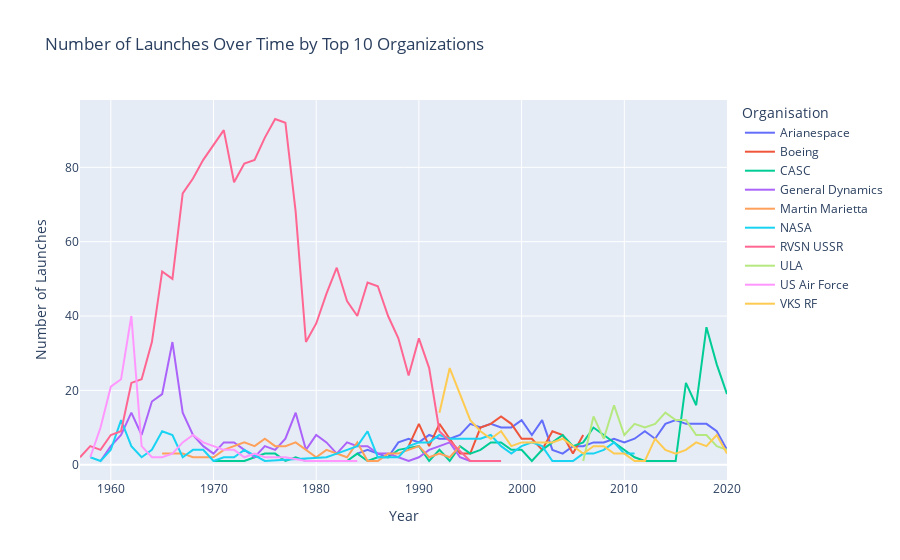

Notebook code for this chart:
### Code cell
fig = px.line(launch_count, x='Year', y='Detail', color='Organisation',
              title='Number of Launches Over Time by Top 10 Organizations',
              labels={'Detail': 'Number of Launches', 'Year': 'Year'})

# Show the plot
fig.show()

### Figure 1 — Plotly figure (JSON) as saved in the notebook; plotly's stock layout.template omitted (floating-point values rounded to 4 significant figures)
{"data": [{"hovertemplate": "Organisation=Arianespace<br>Year=%{x}<br>Number of Launches=%{y}<extra></extra>", "legendgroup": "Arianespace", "line": {"color": "#636efa", "dash": "solid"}, "marker": {"symbol": "circle"}, "mode": "lines", "name": "Arianespace", "orientation": "v", "showlegend": true, "type": "scatter", "x": [1984, 1985, 1986, 1987, 1988, 1989, 1990, 1991, 1992, 1993, 1994, 1995, 1996, 1997, 1998, 1999, 2000, 2001, 2002, 2003, 2004, 2005, 2006, 2007, 2008, 2009, 2010, 2011, 2012, 2013, 2014, 2015, 2016, 2017, 2018, 2019, 2020], "xaxis": "x", "y": [3, 4, 3, 2, 6, 7, 6, 8, 7, 7, 8, 11, 10, 11, 10, 10, 12, 8, 12, 4, 3, 5, 5, 6, 6, 7, 6, 7, 9, 7, 11, 12, 11, 11, 11, 9, 4], "yaxis": "y"}, {"hovertemplate": "Organisation=Boeing<br>Year=%{x}<br>Number of Launches=%{y}<extra></extra>", "legendgroup": "Boeing", "line": {"color": "#EF553B", "dash": "solid"}, "marker": {"symbol": "circle"}, "mode": "lines", "name": "Boeing", "orientation": "v", "showlegend": true, "type": "scatter", "x": [1989, 1990, 1991, 1992, 1993, 1994, 1995, 1996, 1997, 1998, 1999, 2000, 2001, 2002, 2003, 2004, 2005, 2006], "xaxis": "x", "y": [5, 11, 5, 11, 7, 3, 3, 10, 11, 13, 11, 7, 7, 4, 9, 8, 3, 8], "yaxis": "y"}, {"hovertemplate": "Organisation=CASC<br>Year=%{x}<br>Number of Launches=%{y}<extra></extra>", "legendgroup": "CASC", "line": {"color": "#00cc96", "dash": "solid"}, "marker": {"symbol": "circle"}, "mode": "lines", "name": "CASC", "orientation": "v", "showlegend": true, "type": "scatter", "x": [1970, 1971, 1972, 1973, 1974, 1975, 1976, 1977, 1978, 1979, 1981, 1982, 1983, 1984, 1985, 1986, 1987, 1988, 1990, 1991, 1992, 1993, 1994, 1995, 1996, 1997, 1998, 1999, 2000, 2001, 2002, 2003, 2004, 2005, 2006, 2007, 2008, 2011, 2012, 2013, 2015, 2016, 2017, 2018, 2019, 2020], "xaxis": "x", "y": [1, 1, 1, 1, 2, 3, 3, 1, 2, 1, 1, 1, 1, 3, 1, 2, 2, 4, 5, 1, 4, 1, 5, 3, 4, 6, 6, 4, 4, 1, 4, 6, 8, 5, 6, 10, 8, 2, 1, 1, 1, 22, 16, 37, 27, 19], "yaxis": "y"}, {"hovertemplate": "Organisation=General Dynamics<br>Year=%{x}<br>Number of Launches=%{y}<extra></extra>", "legendgroup": "General Dynamics", "line": {"color": "#ab63fa", "dash": "solid"}, "marker": {"symbol": "circle"}, "mode": "lines", "name": "General Dynamics", "orientation": "v", "showlegend": true, "type": "scatter", "x": [1959, 1960, 1961, 1962, 1963, 1964, 1965, 1966, 1967, 1968, 1969, 1970, 1971, 1972, 1973, 1974, 1975, 1976, 1977, 1978, 1979, 1980, 1981, 1982, 1983, 1984, 1985, 1986, 1987, 1988, 1989, 1990, 1991, 1992, 1993, 1994, 1995], "xaxis": "x", "y": [1, 5, 8, 14, 8, 17, 19, 33, 14, 8, 5, 3, 6, 6, 4, 2, 5, 4, 7, 14, 4, 8, 6, 3, 6, 5, 5, 3, 3, 2, 1, 2, 4, 5, 6, 2, 1], "yaxis": "y"}, {"hovertemplate": "Organisation=Martin Marietta<br>Year=%{x}<br>Number of Launches=%{y}<extra></extra>", "legendgroup": "Martin Marietta", "line": {"color": "#FFA15A", "dash": "solid"}, "marker": {"symbol": "circle"}, "mode": "lines", "name": "Martin Marietta", "orientation": "v", "showlegend": true, "type": "scatter", "x": [1965, 1966, 1967, 1968, 1969, 1970, 1971, 1972, 1973, 1974, 1975, 1976, 1977, 1978, 1979, 1980, 1981, 1982, 1983, 1984, 1985, 1986, 1987, 1988, 1989, 1990, 1991, 1992, 1993, 1994], "xaxis": "x", "y": [3, 3, 3, 2, 2, 2, 4, 5, 6, 5, 7, 5, 5, 6, 4, 2, 4, 3, 2, 6, 1, 1, 3, 3, 4, 5, 2, 3, 2, 5], "yaxis": "y"}, {"hovertemplate": "Organisation=NASA<br>Year=%{x}<br>Number of Launches=%{y}<extra></extra>", "legendgroup": "NASA", "line": {"color": "#19d3f3", "dash": "solid"}, "marker": {"symbol": "circle"}, "mode": "lines", "name": "NASA", "orientation": "v", "showlegend": true, "type": "scatter", "x": [1958, 1959, 1960, 1961, 1962, 1963, 1964, 1965, 1966, 1967, 1968, 1969, 1970, 1971, 1972, 1973, 1975, 1981, 1982, 1983, 1984, 1985, 1986, 1988, 1989, 1990, 1991, 1992, 1993, 1994, 1995, 1996, 1997, 1998, 1999, 2000, 2001, 2002, 2003, 2005, 2006, 2007, 2008, 2009, 2010, 2011], "xaxis": "x", "y": [2, 1, 4, 12, 5, 2, 4, 9, 8, 2, 4, 4, 1, 2, 2, 4, 1, 2, 3, 4, 5, 9, 2, 2, 5, 6, 6, 8, 7, 7, 7, 7, 8, 5, 3, 5, 6, 5, 1, 1, 3, 3, 4, 6, 3, 3], "yaxis": "y"}, {"hovertemplate": "Organisation=RVSN USSR<br>Year=%{x}<br>Number of Launches=%{y}<extra></extra>", "legendgroup": "RVSN USSR", "line": {"color": "#FF6692", "dash": "solid"}, "marker": {"symbol": "circle"}, "mode": "lines", "name": "RVSN USSR", "orientation": "v", "showlegend": true, "type": "scatter", "x": [1957, 1958, 1959, 1960, 1961, 1962, 1963, 1964, 1965, 1966, 1967, 1968, 1969, 1970, 1971, 1972, 1973, 1974, 1975, 1976, 1977, 1978, 1979, 1980, 1981, 1982, 1983, 1984, 1985, 1986, 1987, 1988, 1989, 1990, 1991, 1992, 1995, 1996, 1998], "xaxis": "x", "y": [2, 5, 4, 8, 9, 22, 23, 33, 52, 50, 73, 77, 82, 86, 90, 76, 81, 82, 88, 93, 92, 68, 33, 38, 46, 53, 44, 40, 49, 48, 40, 34, 24, 34, 26, 9, 1, 1, 1], "yaxis": "y"}, {"hovertemplate": "Organisation=ULA<br>Year=%{x}<br>Number of Launches=%{y}<extra></extra>", "legendgroup": "ULA", "line": {"color": "#B6E880", "dash": "solid"}, "marker": {"symbol": "circle"}, "mode": "lines", "name": "ULA", "orientation": "v", "showlegend": true, "type": "scatter", "x": [2006, 2007, 2008, 2009, 2010, 2011, 2012, 2013, 2014, 2015, 2016, 2017, 2018, 2019, 2020], "xaxis": "x", "y": [1, 13, 7, 16, 8, 11, 10, 11, 14, 12, 12, 8, 8, 5, 4], "yaxis": "y"}, {"hovertemplate": "Organisation=US Air Force<br>Year=%{x}<br>Number of Launches=%{y}<extra></extra>", "legendgroup": "US Air Force", "line": {"color": "#FF97FF", "dash": "solid"}, "marker": {"symbol": "circle"}, "mode": "lines", "name": "US Air Force", "orientation": "v", "showlegend": true, "type": "scatter", "x": [1958, 1959, 1960, 1961, 1962, 1963, 1964, 1965, 1966, 1967, 1968, 1969, 1970, 1971, 1972, 1973, 1974, 1975, 1976, 1977, 1979, 1981, 1982, 1983, 1984], "xaxis": "x", "y": [2, 10, 21, 23, 40, 5, 2, 2, 3, 6, 8, 6, 5, 4, 4, 2, 3, 2, 2, 2, 1, 1, 1, 1, 1], "yaxis": "y"}, {"hovertemplate": "Organisation=VKS RF<br>Year=%{x}<br>Number of Launches=%{y}<extra></extra>", "legendgroup": "VKS RF", "line": {"color": "#FECB52", "dash": "solid"}, "marker": {"symbol": "circle"}, "mode": "lines", "name": "VKS RF", "orientation": "v", "showlegend": true, "type": "scatter", "x": [1992, 1993, 1994, 1995, 1996, 1997, 1998, 1999, 2000, 2001, 2002, 2003, 2004, 2005, 2006, 2007, 2008, 2009, 2010, 2011, 2012, 2013, 2014, 2015, 2016, 2017, 2018, 2019, 2020], "xaxis": "x", "y": [14, 26, 19, 12, 9, 7, 9, 5, 6, 6, 6, 6, 7, 5, 3, 5, 5, 3, 3, 1, 1, 7, 4, 3, 4, 6, 5, 8, 3], "yaxis": "y"}], "layout": {"legend": {"title": {"text": "Organisation"}, "tracegroupgap": 0}, "title": {"text": "Number of Launches Over Time by Top 10 Organizations"}, "xaxis": {"anchor": "y", "domain": [0, 1], "title": {"text": "Year"}}, "yaxis": {"anchor": "x", "domain": [0, 1], "title": {"text": "Number of Launches"}}}}
